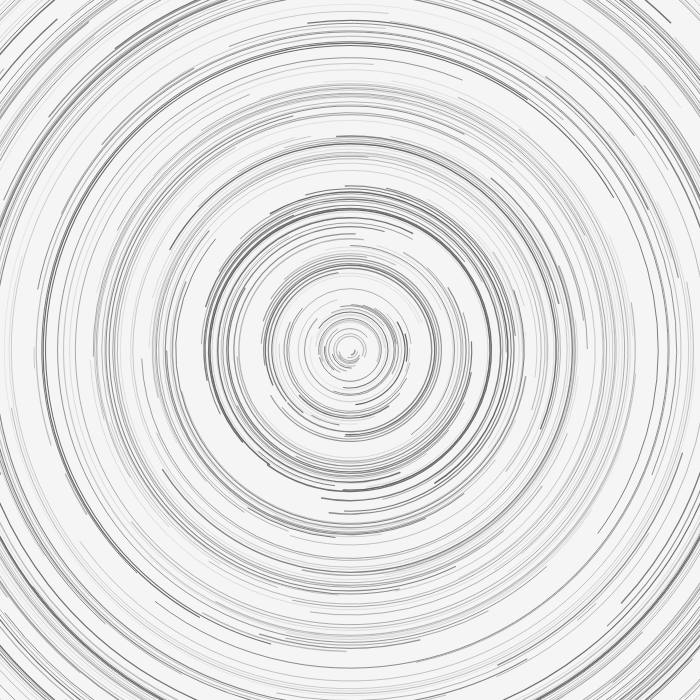
Frame 1 (no input)
Frame 60 (no input): identical to frame 1, image omitted
Frame 120 (the mouse pressed at the canvas centre since frame 60): identical to frame 1, image omitted

The p5.js sketch that drew this single still picture (run headless with seeded random() and noise() and a simulated clock; from frame 60 on, the mouse is pressed at the canvas centre):

// p5.js sketch
// ── sketch.js
r = 10 //inital radius
p = 0

function setup() {
  createCanvas(700, 700);
  background(245);
  noFill();
  //stroke(60);
  //strokeWeight(.25);
}

function draw() {
  while (r<width*1.5){
    var s = random (2, 7);
    var a = random(0, TWO_PI);
    push();
    strokeWeight(random(.25,1.5));
    stroke(random(100,200));
    arc(width/2, height/2, r, r , p, a);
    pop();
    r = r + s;
    p = p + .25;
  }
  
}
